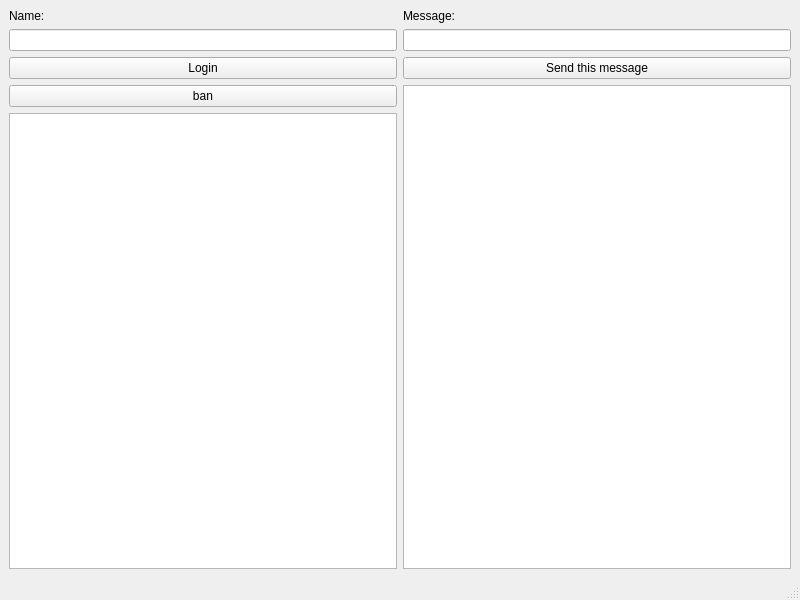
<?xml version="1.0" encoding="UTF-8"?>
<ui version="4.0">
 <class>MainWindow</class>
 <widget class="QMainWindow" name="MainWindow">
  <property name="geometry">
   <rect>
    <x>0</x>
    <y>0</y>
    <width>800</width>
    <height>600</height>
   </rect>
  </property>
  <property name="windowTitle">
   <string>MainWindow</string>
  </property>
  <widget class="QWidget" name="centralwidget">
   <layout class="QHBoxLayout" name="horizontalLayout">
    <item>
     <layout class="QVBoxLayout" name="Login"/>
    </item>
    <item>
     <layout class="QVBoxLayout" name="verticalLayout">
      <item>
       <widget class="QLabel" name="label_2">
        <property name="text">
         <string>Name:</string>
        </property>
       </widget>
      </item>
      <item>
       <widget class="QLineEdit" name="usernameLineEdit"/>
      </item>
      <item>
       <widget class="QPushButton" name="loginButton">
        <property name="text">
         <string>Login</string>
        </property>
       </widget>
      </item>
      <item>
       <widget class="QPushButton" name="banButton">
        <property name="text">
         <string>ban</string>
        </property>
       </widget>
      </item>
      <item>
       <widget class="QListWidget" name="userListWidget"/>
      </item>
     </layout>
    </item>
    <item>
     <layout class="QVBoxLayout" name="verticalLayout_2">
      <item>
       <widget class="QLabel" name="label">
        <property name="text">
         <string>Message:</string>
        </property>
       </widget>
      </item>
      <item>
       <widget class="QLineEdit" name="messageLineEdit"/>
      </item>
      <item>
       <widget class="QPushButton" name="sendButton">
        <property name="text">
         <string>Send this message</string>
        </property>
       </widget>
      </item>
      <item>
       <widget class="QListWidget" name="messageListWidget"/>
      </item>
     </layout>
    </item>
   </layout>
  </widget>
  <widget class="QMenuBar" name="menubar">
   <property name="geometry">
    <rect>
     <x>0</x>
     <y>0</y>
     <width>800</width>
     <height>17</height>
    </rect>
   </property>
  </widget>
  <widget class="QStatusBar" name="statusbar"/>
 </widget>
 <resources/>
 <connections/>
</ui>
